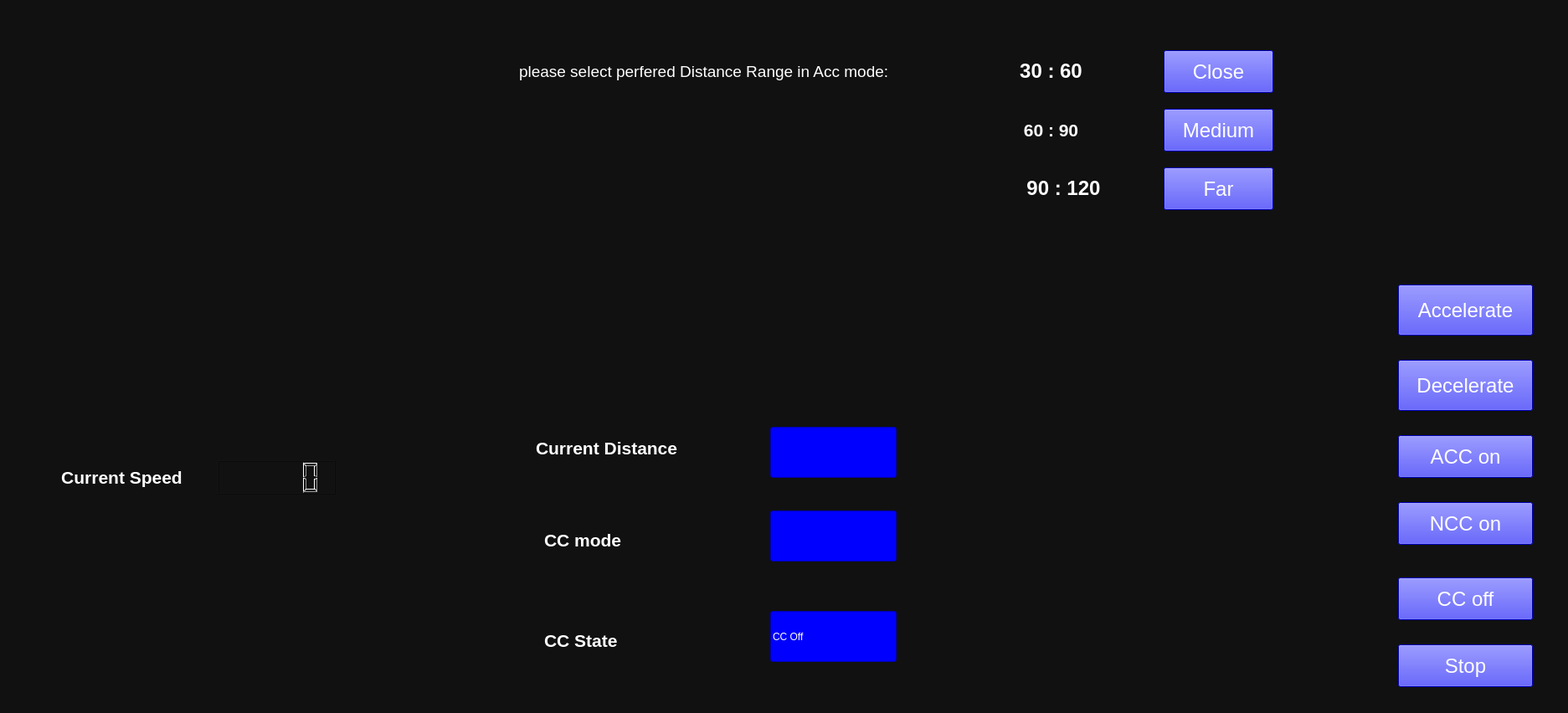
<?xml version="1.0" encoding="UTF-8"?>
<ui version="4.0">
 <class>MainWindow</class>
 <widget class="QMainWindow" name="MainWindow">
  <property name="geometry">
   <rect>
    <x>0</x>
    <y>0</y>
    <width>1873</width>
    <height>852</height>
   </rect>
  </property>
  <property name="windowTitle">
   <string>MainWindow</string>
  </property>
  <property name="styleSheet">
   <string notr="true">background-color: rgb(17, 17, 17);</string>
  </property>
  <widget class="QWidget" name="centralwidget">
   <widget class="AnalogueGauageWidget" name="widget" native="true">
    <property name="geometry">
     <rect>
      <x>130</x>
      <y>100</y>
      <width>411</width>
      <height>401</height>
     </rect>
    </property>
   </widget>
   <widget class="QLCDNumber" name="lcd">
    <property name="geometry">
     <rect>
      <x>260</x>
      <y>550</y>
      <width>141</width>
      <height>41</height>
     </rect>
    </property>
   </widget>
   <widget class="QLabel" name="label">
    <property name="geometry">
     <rect>
      <x>40</x>
      <y>550</y>
      <width>211</width>
      <height>41</height>
     </rect>
    </property>
    <property name="font">
     <font>
      <pointsize>8</pointsize>
     </font>
    </property>
    <property name="styleSheet">
     <string notr="true">background color: rgb(170, 255, 0)</string>
    </property>
    <property name="text">
     <string>&lt;html&gt;&lt;head/&gt;&lt;body&gt;&lt;p align=&quot;center&quot;&gt;&lt;span style=&quot; font-size:16pt; font-weight:600; color:#ffffff;&quot;&gt;Current Speed&lt;/span&gt;&lt;/p&gt;&lt;/body&gt;&lt;/html&gt;</string>
    </property>
   </widget>
   <widget class="QPushButton" name="Range3">
    <property name="geometry">
     <rect>
      <x>1390</x>
      <y>200</y>
      <width>131</width>
      <height>51</height>
     </rect>
    </property>
    <property name="font">
     <font>
      <family>MS Shell Dlg 2</family>
      <pointsize>18</pointsize>
      <weight>50</weight>
      <italic>false</italic>
      <bold>false</bold>
     </font>
    </property>
    <property name="styleSheet">
     <string notr="true">background:rgb(0, 0, 255);
font: 18pt &quot;MS Shell Dlg 2&quot;;
color: white</string>
    </property>
    <property name="text">
     <string>Far</string>
    </property>
   </widget>
   <widget class="QPushButton" name="Range1">
    <property name="geometry">
     <rect>
      <x>1390</x>
      <y>60</y>
      <width>131</width>
      <height>51</height>
     </rect>
    </property>
    <property name="font">
     <font>
      <family>MS Shell Dlg 2</family>
      <pointsize>18</pointsize>
      <weight>50</weight>
      <italic>false</italic>
      <bold>false</bold>
     </font>
    </property>
    <property name="styleSheet">
     <string notr="true">background:rgb(0, 0, 255);
font: 18pt &quot;MS Shell Dlg 2&quot;;
color: white</string>
    </property>
    <property name="text">
     <string>Close</string>
    </property>
   </widget>
   <widget class="QLabel" name="label_8">
    <property name="geometry">
     <rect>
      <x>1200</x>
      <y>200</y>
      <width>141</width>
      <height>51</height>
     </rect>
    </property>
    <property name="font">
     <font>
      <pointsize>12</pointsize>
      <weight>50</weight>
      <bold>false</bold>
     </font>
    </property>
    <property name="text">
     <string>&lt;html&gt;&lt;head/&gt;&lt;body&gt;&lt;p align=&quot;center&quot;&gt;&lt;span style=&quot; font-size:18pt; font-weight:600; color:#ffffff;&quot;&gt;90 : 120&lt;/span&gt;&lt;/p&gt;&lt;/body&gt;&lt;/html&gt;</string>
    </property>
   </widget>
   <widget class="QLabel" name="label_6">
    <property name="geometry">
     <rect>
      <x>1200</x>
      <y>60</y>
      <width>111</width>
      <height>51</height>
     </rect>
    </property>
    <property name="font">
     <font>
      <pointsize>12</pointsize>
     </font>
    </property>
    <property name="text">
     <string>&lt;html&gt;&lt;head/&gt;&lt;body&gt;&lt;p align=&quot;center&quot;&gt;&lt;span style=&quot; font-size:18pt; font-weight:600; color:#ffffff;&quot;&gt;30 : 60&lt;/span&gt;&lt;/p&gt;&lt;/body&gt;&lt;/html&gt;</string>
    </property>
   </widget>
   <widget class="QPushButton" name="Range2">
    <property name="geometry">
     <rect>
      <x>1390</x>
      <y>130</y>
      <width>131</width>
      <height>51</height>
     </rect>
    </property>
    <property name="font">
     <font>
      <family>MS Shell Dlg 2</family>
      <pointsize>18</pointsize>
      <weight>50</weight>
      <italic>false</italic>
      <bold>false</bold>
     </font>
    </property>
    <property name="styleSheet">
     <string notr="true">background:rgb(0, 0, 255);
font: 18pt &quot;MS Shell Dlg 2&quot;;
color: white</string>
    </property>
    <property name="text">
     <string>Medium</string>
    </property>
   </widget>
   <widget class="QLabel" name="label_7">
    <property name="geometry">
     <rect>
      <x>1200</x>
      <y>130</y>
      <width>111</width>
      <height>51</height>
     </rect>
    </property>
    <property name="font">
     <font>
      <pointsize>12</pointsize>
     </font>
    </property>
    <property name="text">
     <string>&lt;html&gt;&lt;head/&gt;&lt;body&gt;&lt;p align=&quot;center&quot;&gt;&lt;span style=&quot; font-size:16pt; font-weight:600; color:#ffffff;&quot;&gt;60 : 90&lt;/span&gt;&lt;/p&gt;&lt;/body&gt;&lt;/html&gt;</string>
    </property>
   </widget>
   <widget class="QPushButton" name="NCC">
    <property name="geometry">
     <rect>
      <x>1670</x>
      <y>600</y>
      <width>161</width>
      <height>51</height>
     </rect>
    </property>
    <property name="font">
     <font>
      <family>MS Shell Dlg 2</family>
      <pointsize>18</pointsize>
      <weight>50</weight>
      <italic>false</italic>
      <bold>false</bold>
     </font>
    </property>
    <property name="styleSheet">
     <string notr="true">background:rgb(0, 0, 255);
font: 18pt &quot;MS Shell Dlg 2&quot;;
color: white</string>
    </property>
    <property name="text">
     <string>NCC on</string>
    </property>
   </widget>
   <widget class="QPushButton" name="accel">
    <property name="geometry">
     <rect>
      <x>1670</x>
      <y>340</y>
      <width>161</width>
      <height>61</height>
     </rect>
    </property>
    <property name="font">
     <font>
      <family>MS Shell Dlg 2</family>
      <pointsize>18</pointsize>
      <weight>50</weight>
      <italic>false</italic>
      <bold>false</bold>
     </font>
    </property>
    <property name="styleSheet">
     <string notr="true">background:rgb(0, 0, 255);
font: 18pt &quot;MS Shell Dlg 2&quot;;
color: white</string>
    </property>
    <property name="text">
     <string>Accelerate</string>
    </property>
   </widget>
   <widget class="QPushButton" name="decl">
    <property name="geometry">
     <rect>
      <x>1670</x>
      <y>430</y>
      <width>161</width>
      <height>61</height>
     </rect>
    </property>
    <property name="font">
     <font>
      <family>MS Shell Dlg 2</family>
      <pointsize>18</pointsize>
      <weight>50</weight>
      <italic>false</italic>
      <bold>false</bold>
     </font>
    </property>
    <property name="styleSheet">
     <string notr="true">background:rgb(0, 0, 255);
font: 18pt &quot;MS Shell Dlg 2&quot;;
color: white</string>
    </property>
    <property name="text">
     <string>Decelerate</string>
    </property>
   </widget>
   <widget class="QPushButton" name="stop">
    <property name="geometry">
     <rect>
      <x>1670</x>
      <y>770</y>
      <width>161</width>
      <height>51</height>
     </rect>
    </property>
    <property name="font">
     <font>
      <family>MS Shell Dlg 2</family>
      <pointsize>18</pointsize>
      <weight>50</weight>
      <italic>false</italic>
      <bold>false</bold>
     </font>
    </property>
    <property name="styleSheet">
     <string notr="true">background:rgb(0, 0, 255);
font: 18pt &quot;MS Shell Dlg 2&quot;;
color: white</string>
    </property>
    <property name="text">
     <string>Stop</string>
    </property>
   </widget>
   <widget class="QPushButton" name="CC">
    <property name="geometry">
     <rect>
      <x>1670</x>
      <y>690</y>
      <width>161</width>
      <height>51</height>
     </rect>
    </property>
    <property name="font">
     <font>
      <family>MS Shell Dlg 2</family>
      <pointsize>18</pointsize>
      <weight>50</weight>
      <italic>false</italic>
      <bold>false</bold>
     </font>
    </property>
    <property name="styleSheet">
     <string notr="true">background:rgb(0, 0, 255);
font: 18pt &quot;MS Shell Dlg 2&quot;;
color: white</string>
    </property>
    <property name="text">
     <string>CC off</string>
    </property>
   </widget>
   <widget class="QPushButton" name="ACC">
    <property name="geometry">
     <rect>
      <x>1670</x>
      <y>520</y>
      <width>161</width>
      <height>51</height>
     </rect>
    </property>
    <property name="font">
     <font>
      <family>MS Shell Dlg 2</family>
      <pointsize>18</pointsize>
      <weight>50</weight>
      <italic>false</italic>
      <bold>false</bold>
     </font>
    </property>
    <property name="styleSheet">
     <string notr="true">background:rgb(0, 0, 255);
font: 18pt &quot;MS Shell Dlg 2&quot;;
color: white</string>
    </property>
    <property name="text">
     <string>ACC on</string>
    </property>
   </widget>
   <widget class="QLabel" name="label_5">
    <property name="geometry">
     <rect>
      <x>650</x>
      <y>740</y>
      <width>231</width>
      <height>51</height>
     </rect>
    </property>
    <property name="font">
     <font>
      <pointsize>16</pointsize>
      <weight>75</weight>
      <bold>true</bold>
     </font>
    </property>
    <property name="text">
     <string>&lt;html&gt;&lt;head/&gt;&lt;body&gt;&lt;p&gt;&lt;span style=&quot; color:#ffffff;&quot;&gt;CC State&lt;/span&gt;&lt;/p&gt;&lt;/body&gt;&lt;/html&gt;</string>
    </property>
   </widget>
   <widget class="QLineEdit" name="lineEdit">
    <property name="geometry">
     <rect>
      <x>920</x>
      <y>510</y>
      <width>151</width>
      <height>61</height>
     </rect>
    </property>
    <property name="styleSheet">
     <string notr="true">background:rgb(0, 0, 255);
font: 18pt &quot;MS Shell Dlg 2&quot;;
color: white</string>
    </property>
   </widget>
   <widget class="QLabel" name="label_4">
    <property name="geometry">
     <rect>
      <x>650</x>
      <y>620</y>
      <width>231</width>
      <height>51</height>
     </rect>
    </property>
    <property name="font">
     <font>
      <pointsize>16</pointsize>
      <weight>75</weight>
      <bold>true</bold>
     </font>
    </property>
    <property name="text">
     <string>&lt;html&gt;&lt;head/&gt;&lt;body&gt;&lt;p&gt;&lt;span style=&quot; color:#ffffff;&quot;&gt;CC mode&lt;/span&gt;&lt;/p&gt;&lt;/body&gt;&lt;/html&gt;</string>
    </property>
   </widget>
   <widget class="QLabel" name="label_3">
    <property name="geometry">
     <rect>
      <x>640</x>
      <y>510</y>
      <width>231</width>
      <height>51</height>
     </rect>
    </property>
    <property name="font">
     <font>
      <pointsize>16</pointsize>
      <weight>75</weight>
      <bold>true</bold>
     </font>
    </property>
    <property name="text">
     <string>&lt;html&gt;&lt;head/&gt;&lt;body&gt;&lt;p&gt;&lt;span style=&quot; color:#ffffff;&quot;&gt;Current Distance&lt;/span&gt;&lt;/p&gt;&lt;/body&gt;&lt;/html&gt;</string>
    </property>
   </widget>
   <widget class="QLabel" name="label_9">
    <property name="geometry">
     <rect>
      <x>620</x>
      <y>60</y>
      <width>551</width>
      <height>51</height>
     </rect>
    </property>
    <property name="font">
     <font>
      <pointsize>14</pointsize>
     </font>
    </property>
    <property name="text">
     <string>&lt;html&gt;&lt;head/&gt;&lt;body&gt;&lt;p&gt;&lt;span style=&quot; color:#ffffff;&quot;&gt;please select perfered Distance Range in Acc mode:&lt;/span&gt;&lt;/p&gt;&lt;/body&gt;&lt;/html&gt;</string>
    </property>
   </widget>
   <widget class="QLineEdit" name="lineEdit_2">
    <property name="geometry">
     <rect>
      <x>920</x>
      <y>610</y>
      <width>151</width>
      <height>61</height>
     </rect>
    </property>
    <property name="styleSheet">
     <string notr="true">background:rgb(0, 0, 255);
font: 18pt &quot;MS Shell Dlg 2&quot;;
color: white</string>
    </property>
   </widget>
   <widget class="QLineEdit" name="lineEdit_3">
    <property name="geometry">
     <rect>
      <x>920</x>
      <y>730</y>
      <width>151</width>
      <height>61</height>
     </rect>
    </property>
    <property name="styleSheet">
     <string notr="true">background:rgb(0, 0, 255);
font: 18pt &quot;MS Shell Dlg 2&quot;;
color: white</string>
    </property>
    <property name="text">
     <string>CC Off</string>
    </property>
   </widget>
  </widget>
  <widget class="QStatusBar" name="statusbar"/>
 </widget>
 <customwidgets>
  <customwidget>
   <class>AnalogueGauageWidget</class>
   <extends>QWidget</extends>
   <header location="global">AnalogueGauageWidget.h</header>
   <container>1</container>
  </customwidget>
 </customwidgets>
 <resources/>
 <connections/>
</ui>
